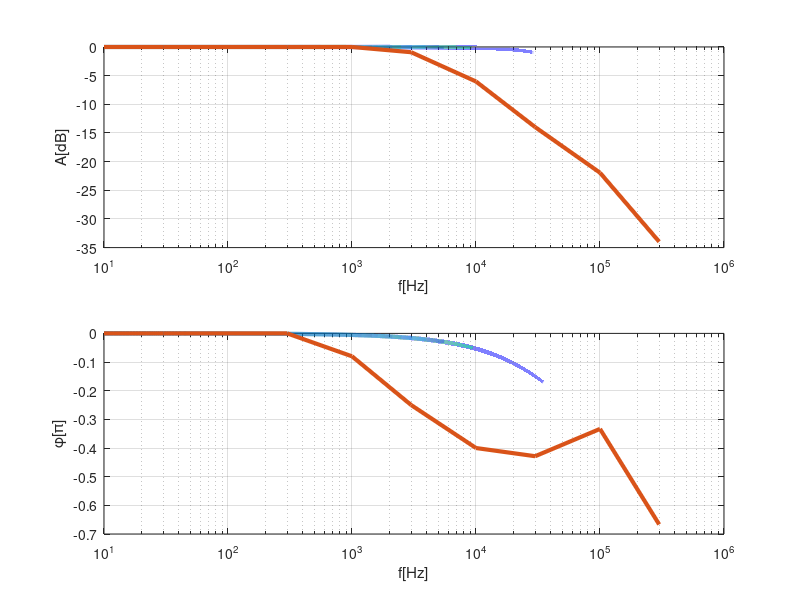

This figure's MATLAB source:
clc;clear all; clc; format compact; format short g;
%parameter
R=2700;
C=10^-9;
Rl=1000;
dt=1e-1
f_0=10;
f_E=1e6;
N=1e6;
lw=3;
%f_0=0; f_E=10^5; N=10^5; lw=3;
%Funktionen
%g=@(f)0.5*f.*exp(j*2*pi*f/10^5);
g=@(f)1./(1+2*pi*f*j*C*R);
% daten
f_data=linspace(f_0,f_E,N);
g_data=g(f_data);
% exp data
f_exp_Data=[10,30,100,300,1000,3000,10000,30000,100000,300000];

first_u_Data=[0.5,0.5,0.5,0.5,0.5,0.45,0.25,0.1,0.04,0.01];
first_phi_Data=[0,0,0,0,2/25,1/4,2/5,3/7,1/3,2/3];
%PLOT
figure(1);
subplot(2,1,1);
semilogx(f_data,20*log(abs(g_data))/log(10),'linewidth',lw);
hold on;
semilogx(f_exp_Data,20*log(first_u_Data*2)/log(10),'linewidth',lw);
hold off;
xlabel('f[Hz]');ylabel('A[dB]');
grid on;
subplot(2,1,2);
semilogx(f_data,angle(g_data)/pi,'linewidth',lw);
hold on;
semilogx(f_exp_Data,-1*first_phi_Data,'linewidth',lw);
hold off;
xlabel('f[Hz]');ylabel('\phi[\pi]');
grid on;